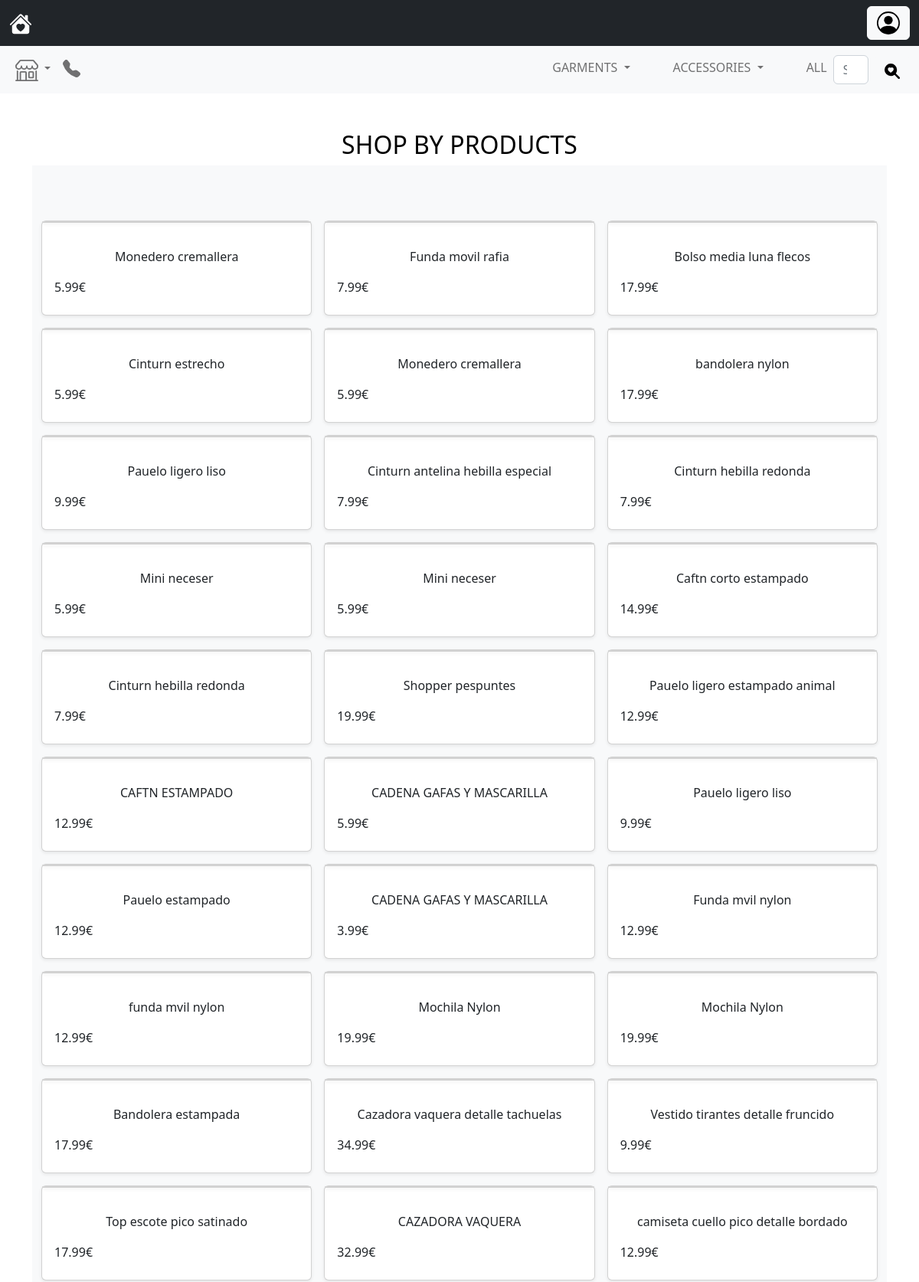
The page /all_collection (upper part) on the database its author committed.
### MyApp/models.py (models this page shows, shortened)
class Product(models.Model):
    brand = models.CharField(max_length=120)
    care = models.CharField(max_length=400, null=True)
    category = models.CharField(max_length=120)
    currency = models.CharField(max_length=120)
    description = models.CharField(max_length=400, null=True)
    image = models.URLField()
    image_urls = models.URLField()
    lang = models.CharField(max_length=120)
    color = models.CharField(max_length=120)
    name = models.CharField(max_length=120)
    price = models.CharField(max_length=120)
    retailer_sku = models.CharField(max_length=100, primary_key=True)
    skus = models.CharField(max_length=400)
    url = models.CharField(max_length=120)
    trail = models.CharField(max_length=120)

### MyApp/views.py (the view)
# urls.py: path("all_collection", views.AllProductsView.as_view(), name="all_products"),
class AllProductsView(View):
    def get(self, request):
        all_products = products()
        return render(request, "all_products.html", {'products': all_products})

### MyApp/utilis.py (called while the page is built)
def products():
    all_products = Product.objects.all()
    products = []
    for product in all_products:
        product_dict = {}
        product_dict['brand'] = product.brand
        product_dict['care'] = product.care
        product_dict['category'] = product.category
        product_dict['currency'] = product.currency
        product_dict['description'] = product.description
        product_dict['image_urls'] = eval(product.image_urls)
        product_dict['lang'] = product.lang
        product_dict['name'] = product.name
        product_dict['price'] = product.price
        product_dict['retailer_sku'] = product.retailer_sku
        product_dict['skus'] = eval(product.skus)
        product_dict['url'] = product.url
        product_dict['trail'] = product.trail
        products.append(product_dict)
    return products

### templates/all_products.html (shortened to what this page needs)
{% extends 'base.html' %}
{% block body %}
<div class="container my-5">
  <h2 class="oblique">SHOP BY PRODUCTS</h2>
  <div class="album py-5 bg-light">
    <div class="container my-4">
      <div class="row row-cols-1 row-cols-sm-2 row-cols-md-3 g-3">
        {% for product in products %}
        <div class="col">
          <div class="card shadow-sm">
            <a href={% url 'product' product.retailer_sku %} class="card shadow-sm">
            </a>
            <div class="card-body">
              <p class="card-text">
                <center href={% url 'product' product.retailer_sku %}>{{product.name}}</center>
              </p>
              <div class="d-flex justify-content-between align-items-center">
                <div class="btn-group">
                  <label for="price" class="form-label">{{product.price}}€</label>
                </div>
              </div>
            </div>
          </div>
        </div>
        {% endfor %}
      </div>
    </div>
  </div>
</div>
{% endblock body%}

### templates/base.html (shortened to what this page needs)
<!doctype html>
<html lang="en">
<head>
  <link href="https://cdn.jsdelivr.net/npm/bootstrap@5.2.0/dist/css/bootstrap.min.css" rel="stylesheet"
>
</head>
<body>
  <nav class="navbar navbar-expand-lg navbar-dark bg-dark">
    <div class="container-fluid">
      <div class="collapse navbar-collapse" id="navbarSupportedContent">
        <ul class="navbar-nav me-auto mb-2 mb-lg-0">
          <li>
            <a class="navbar-brand" href="/"> </a>
          </li>
        </ul>
        {% if user.is_authenticated %}
        <a class="btn btn-light" href="/updatedcart"><svg xmlns="http://www.w3.org/2000/svg" width="30" height="30"
            fill="currentColor" class="bi bi-cart4" viewBox="0 0 16 16">
            <path
              d="M0 2.5A.5.5 0 0 1 .5 2H2a.5.5 0 0 1 .485.379L2.89 4H14.5a.5.5 0 0 1 .485.621l-1.5 6A.5.5 0 0 1 13 11H4a.5.5 0 0 1-.485-.379L1.61 3H.5a.5.5 0 0 1-.5-.5zM3.14 5l.5 2H5V5H3.14zM6 5v2h2V5H6zm3 0v2h2V5H9zm3 0v2h1.36l.5-2H12zm1.11 3H12v2h.61l.5-2zM11 8H9v2h2V8zM8 8H6v2h2V8zM5 8H3.89l.5 2H5V8zm0 5a1 1 0 1 0 0 2 1 1 0 0 0 0-2zm-2 1a2 2 0 1 1 4 0 2 2 0 0 1-4 0zm9-1a1 1 0 1 0 0 2 1 1 0 0 0 0-2zm-2 1a2 2 0 1 1 4 0 2 2 0 0 1-4 0z" />
          </svg></a>
        <a class="navbar-brand" style="padding-left: 10px;" href="/profile"><svg xmlns="http://www.w3.org/2000/svg"
            width="30" height="30" fill="currentColor" class="bi bi-person-lines-fill" viewBox="0 0 16 16">
            <path
              d="M6 8a3 3 0 1 0 0-6 3 3 0 0 0 0 6zm-5 6s-1 0-1-1 1-4 6-4 6 3 6 4-1 1-1 1H1zM11 3.5a.5.5 0 0 1 .5-.5h4a.5.5 0 0 1 0 1h-4a.5.5 0 0 1-.5-.5zm.5 2.5a.5.5 0 0 0 0 1h4a.5.5 0 0 0 0-1h-4zm2 3a.5.5 0 0 0 0 1h2a.5.5 0 0 0 0-1h-2zm0 3a.5.5 0 0 0 0 1h2a.5.5 0 0 0 0-1h-2z" />
          </svg></a>
        <a class="navbar-brand" href="/logout"> <svg xmlns="http://www.w3.org/2000/svg" width="30" height="30"
            fill="white" class="bi bi-power" viewBox="0 0 16 16">
            <path d="M7.5 1v7h1V1h-1z" />
            <path
              d="M3 8.812a4.999 4.999 0 0 1 2.578-4.375l-.485-.874A6 6 0 1 0 11 3.616l-.501.865A5 5 0 1 1 3 8.812z" />
          </svg>
        </a>
        {% else %}
        <a class="btn btn-light" href="/login">
        </a>
        {% endif %}
  </nav>
  <nav class="navbar navbar-expand-lg navbar-light bg-light">
    <div class="container-fluid">
      <div class="collapse navbar-collapse" id="navbarSupportedContent">
        <ul class="navbar-nav me-auto mb-2 mb-lg-0">
          <li class="nav-item dropdown">
            <a class="nav-link dropdown-toggle" href="/" role="button" data-bs-toggle="dropdown" aria-expanded="false">
            </a>
          </li>
          <li class="nav-item" style="padding-right: 600px;">
            <a class="nav-link" href="/connect">
            </a>
          </li>
          <li class="nav-item dropdown">
            <a class="nav-link dropdown-toggle" href="/" role="button" data-bs-toggle="dropdown" aria-expanded="false">
              GARMENTS
            </a>
          </li>
          <li class="nav-item dropdown" style="padding-left: 40px;">
            <a class="nav-link dropdown-toggle" href="/category/Pauelos" role="button" data-bs-toggle="dropdown"
              aria-expanded="false">
              ACCESSORIES
            </a>
          </li>
          <li class="nav-item" style="padding-left: 40px;">
            <a class="nav-link" href="/all_collection">
              ALL
            </a>
        </ul>
        <form class="d-flex" role="search" method="POST" action="{% url 'search' %}">
          <input class="form-control me-2" href="/search" name="searched" type="search" placeholder="Search"
            aria-label="Search">
          <button class="btn btn-light" href='/search' type="submit"></button>
        </form>
      </div>
    </div>
  </nav>
  {% block body %}{% endblock body %}
</body>
</html>

### templates/all_products.html (style rules this page uses)
.oblique { color: black; text-align: center; }

### rows shown on the page
Product: name "Monedero cremallera", price "5.99"
Product: name "Funda movil rafia", price "7.99"
Product: name "Bolso media luna flecos", price "17.99"
Product: name "Cinturn estrecho", price "5.99"
Product: name "Monedero cremallera", price "5.99"
Product: name "bandolera nylon", price "17.99"
Product: name "Pauelo ligero liso", price "9.99"
Product: name "Cinturn antelina hebilla especial", price "7.99"
Product: name "Cinturn hebilla redonda", price "7.99"
Product: name "Mini neceser", price "5.99"
Product: name "Mini neceser", price "5.99"
Product: name "Caftn corto estampado", price "14.99"
Product: name "Cinturn hebilla redonda", price "7.99"
Product: name "Shopper pespuntes", price "19.99"
Product: name "Pauelo ligero estampado animal", price "12.99"
Product: name "CAFTN ESTAMPADO", price "12.99"
Product: name "CADENA GAFAS Y MASCARILLA", price "5.99"
Product: name "Pauelo ligero liso", price "9.99"
Product: name "Pauelo estampado", price "12.99"
Product: name "CADENA GAFAS Y MASCARILLA", price "3.99"
Product: name "Funda mvil nylon", price "12.99"
Product: name "funda mvil nylon", price "12.99"
Product: name "Mochila Nylon", price "19.99"
Product: name "Mochila Nylon", price "19.99"
Product: name "Bandolera estampada", price "17.99"
Product: name "Cazadora vaquera detalle tachuelas", price "34.99"
Product: name "Vestido tirantes detalle fruncido", price "9.99"
Product: name "Top escote pico satinado", price "17.99"
Product: name "CAZADORA VAQUERA", price "32.99"
Product: name "camiseta cuello pico detalle bordado", price "12.99"
